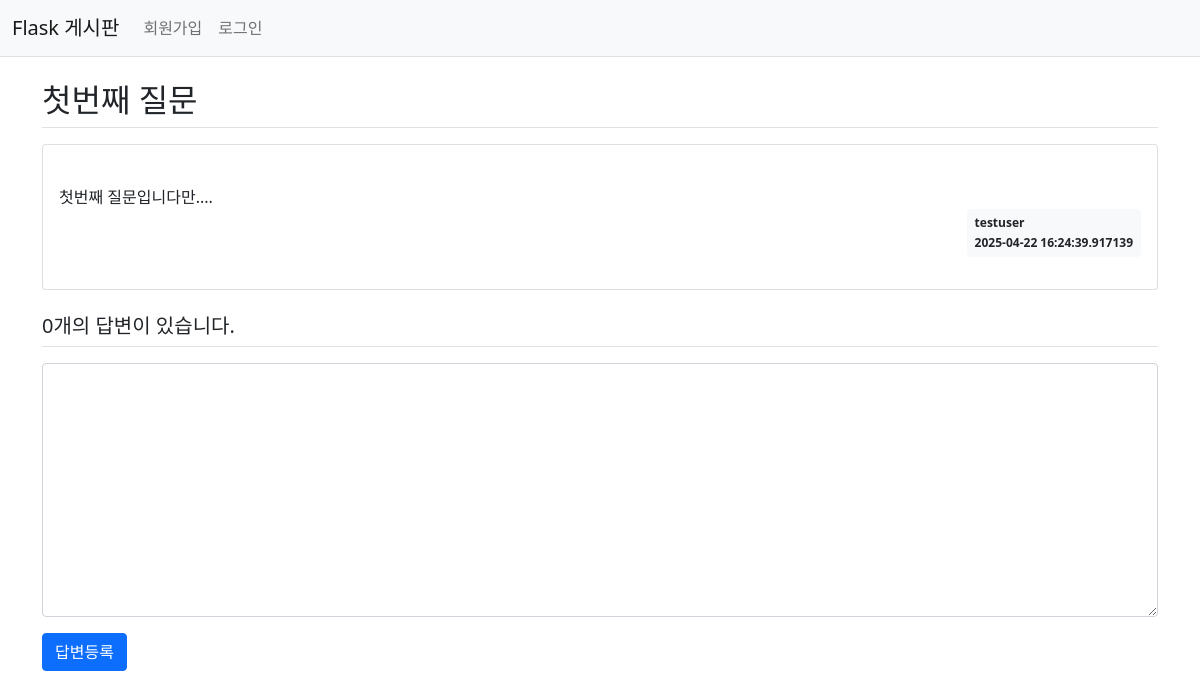
The app's page /question/detail/6/, older data.
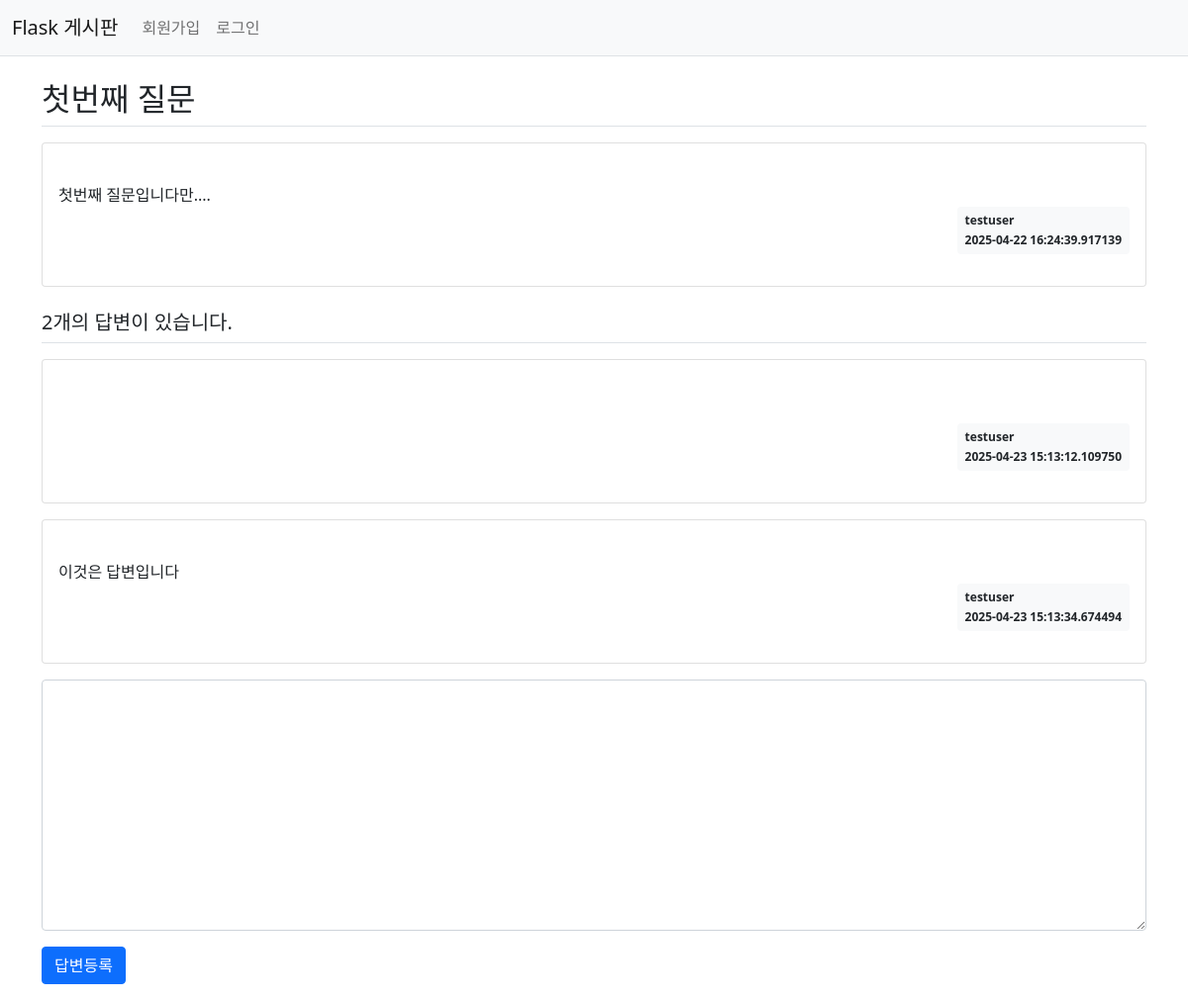
The same page, newer data.
### app/models.py (models this page shows)
class Answer(db.Model):
    id = db.Column(db.Integer, primary_key=True)
    question_id = db.Column(db.Integer, db.ForeignKey('question.id', ondelete='CASCADE'), nullable=False)
    question = db.relationship('Question', backref=db.backref('answer_set'))
    content = db.Column(db.Text(), nullable=False)
    create_date = db.Column(db.DateTime(), nullable=False)
    user_id = db.Column(db.Integer, db.ForeignKey('user.id', ondelete='CASCADE'), nullable=False)
    user = db.relationship('User', backref=db.backref('answer_set'))
    modify_date = db.Column(db.DateTime(), nullable=True)

class User(db.Model):
    id = db.Column(db.Integer, primary_key=True)
    username = db.Column(db.String(200), unique=True, nullable=False)
    password = db.Column(db.String(200), nullable=False)
    email = db.Column(db.String(200), unique=True, nullable=False)

### app/views/question_view.py (the view)
@bp.route('/detail/<int:question_id>/')
def detail(question_id):
    form = AnswerForm()
    question = Question.query.get_or_404(question_id)
    return render_template('question/question_detail.html', question=question)

### app/forms.py
class AnswerForm(FlaskForm):
    content = TextAreaField('내용', validators=[DataRequired('내용은 필수입력 항목입니다.')])

### app/views/auth_view.py (called while the page is built)
@bp.before_app_request
def load_logged_in_user():
    if request.endpoint and 'static' in request.endpoint:
        return
    anonymous_user = User.query.filter_by(username='testuser').first()
    if not anonymous_user:
        anonymous_user = User(username='testuser',password='9999',  email='anonymous@example.com')
        db.session.add(anonymous_user)
        db.session.commit()
    user_id = session.get('user_id')
    if user_id is None:
        g.user = None
    else:
        g.user = User.query.get(user_id)

### app/templates/question/question_detail.html (shortened to what this page needs)
{% extends 'base.html' %} {% block content %}
<div class="container my-3">
  <h2 class="border-bottom py-2">{{ question.subject }}</h2>
  <div class="card my-3">
    <div class="card-body">
      <div class="card-text" style="white-space: pre-line">
        {{ question.content }}
      </div>
      <div class="d-flex justify-content-end">
        <div class="badge bg-light text-dark p-2 text-start">
          <div class="mb-2">{{ question.user.username }}</div>
          <div>{{ question.create_date }}</div>
        </div>
      </div>
    </div>
  </div>
  <h5 class="border-bottom my-3 py-2">
    {{ question.answer_set|length }}개의 답변이 있습니다.
  </h5>
  {% for answer in question.answer_set %}
  <div class="card my-3">
    <div class="card-body">
      <div class="card-text" style="white-space: pre-line">
        {{ answer.content }}
      </div>
      <div class="d-flex justify-content-end">
        <div class="badge bg-light text-dark p-2 text-start">
          <div class="mb-2">{{ answer.user.username }}</div>
          <div>{{ answer.create_date }}</div>
        </div>
      </div>
    </div>
  </div>
  {% endfor %}
  <form
    action="{{ url_for('answer.create', question_id=question.id) }}"
    method="post"
    class="my-3"
  >
    <div class="mb-3">
      <textarea
        name="content"
        id="content"
        class="form-control"
        rows="10"
      ></textarea>
    </div>
    <input type="submit" value="답변등록" class="btn btn-primary" />
  </form>
</div>
{% endblock %}

Row changes from the older to the newer data that the page shows:
added Answer: user.username "testuser", create_date "2025-04-23 15:13:12.109750"
added Answer: content "이것은 답변입니다", user.username "testuser", create_date "2025-04-23 15:13:34.674494"
Text that changed along with them:
{{ question.answer_set|length }}: "0" → "2"
